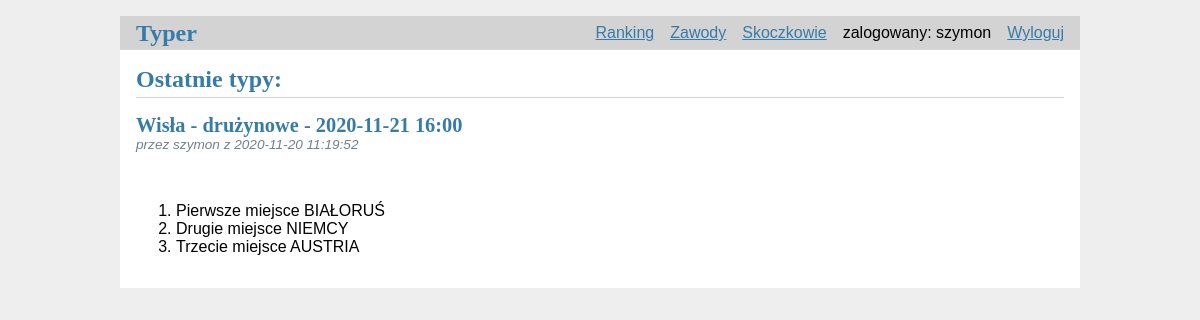
The page / (signed in) on the database as committed earlier.
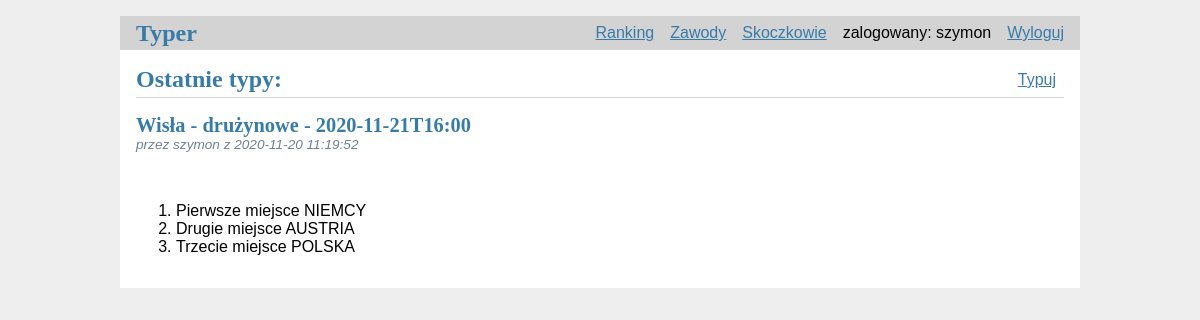
The same page on the database as committed later.
### tables this page shows
CREATE TABLE bets(
    id INTEGER PRIMARY KEY AUTOINCREMENT,
    user_id INTEGER NOT NULL,
    created TIMESTAMP NOT NULL DEFAULT CURRENT_TIMESTAMP,
    first_place TEXT NOT NULL,
    second_place TEXT NOT NULL,
    third_place TEXT NOT NULL,
    tournament_id INTEGER NOT NULL,
    FOREIGN KEY (user_id) REFERENCES user (id),
    FOREIGN KEY (tournament_id) REFERENCES tournaments (id)
);

CREATE TABLE tournaments(
    id INTEGER PRIMARY KEY AUTOINCREMENT,
    place TEXT NOT NULL,
    type TEXT NOT NULL,
    date_time DATETIME NOT NULL,
    first_place TEXT NOT NULL DEFAULT "TBA",
    second_place TEXT NOT NULL DEFAULT "TBA",
    third_place TEXT NOT NULL DEFAULT "TBA",
    status TEXT NOT NULL
);

CREATE TABLE user(
    id INTEGER PRIMARY KEY AUTOINCREMENT,
    username TEXT UNIQUE NOT NULL,
    password TEXT NOT NULL,
    times_bet INTEGER NOT NULL DEFAULT 0,
    times_exact INTEGER NOT NULL DEFAULT 0,
    points INTEGER NOT NULL DEFAULT 0
);

### flaskr/typer.py (the view)
@bp.route('/')
@login_required
def index():
    db = get_db()
    posts = db.execute(
        'SELECT p.id, p.first_place, p.second_place, p.third_place, created, user_id, username, tournament_id,'
        ' place, type, date_time, status FROM bets p'
        ' JOIN user u ON p.user_id = u.id'
        ' JOIN tournaments t ON p.tournament_id = t.id'
        ' ORDER BY created DESC'
    ).fetchall()
    check_for_duplicates()
    return render_template('typer/index.html', posts=posts, duplicate=check_for_duplicates())

### flaskr/auth.py (called while the page is built)
@bp.before_app_request
def load_logged_in_user():
    user_id = session.get('user_id')
    if user_id is None:
        g.user = None
    else:
        g.user = get_db().execute(
            'SELECT * FROM user WHERE id = ?', (user_id,)
        ).fetchone()

def login_required(view):
    @functools.wraps(view)
    def wrapped_view(**kwargs):
        if g.user is None:
            return redirect(url_for('auth.login'))
        return view(**kwargs)
    return wrapped_view

### flaskr/db.py (called while the page is built)
def get_db():
    if 'db' not in g:
        g.db = sqlite3.connect(
            current_app.config['DATABASE'],
            detect_types=sqlite3.PARSE_DECLTYPES
        )
        g.db.row_factory = sqlite3.Row
    return g.db

### flaskr/templates/typer/index.html (shortened to what this page needs)
{% extends 'base.html' %}
{% block header %}
    <h1>{% block title %}Ostatnie typy:{% endblock %}</h1>
    {% if g.user and not duplicate%}
        <a class="action" href="{{ url_for('typer.create') }}">Typuj</a>
    {% endif %}
{% endblock %}
{% block content %}
    {% for post in posts %}
        <article class="post">
            <header>
                <div>
                    <h1>{{ post['place'] }} - {{ post['type'] }} - {{ post['date_time'] }}</h1>
                    <div class="about">przez {{ post['username'] }} z {{ post['created'] }}</div>
                </div>
            </header>
            <p class="body">
                <ol>
                    <li>Pierwsze miejsce {{ post['first_place'] }}</li>
                    <li>Drugie miejsce {{ post['second_place'] }}</li>
                    <li>Trzecie miejsce {{ post['third_place'] }}</li>
                </ol>
            </p>
        </article>
    {% endfor %}
{% endblock %}

Rows that differ between the two databases and show on the page:
changed bets "NIEMCY": date_time "2020-11-21 16:00" → "2020-11-21T16:00"; first_place "BIAŁORUŚ" → "NIEMCY"; second_place "NIEMCY" → "AUSTRIA"; third_place "AUSTRIA" → "POLSKA"
Other text that changed with them:
text now shown: "Typuj"
